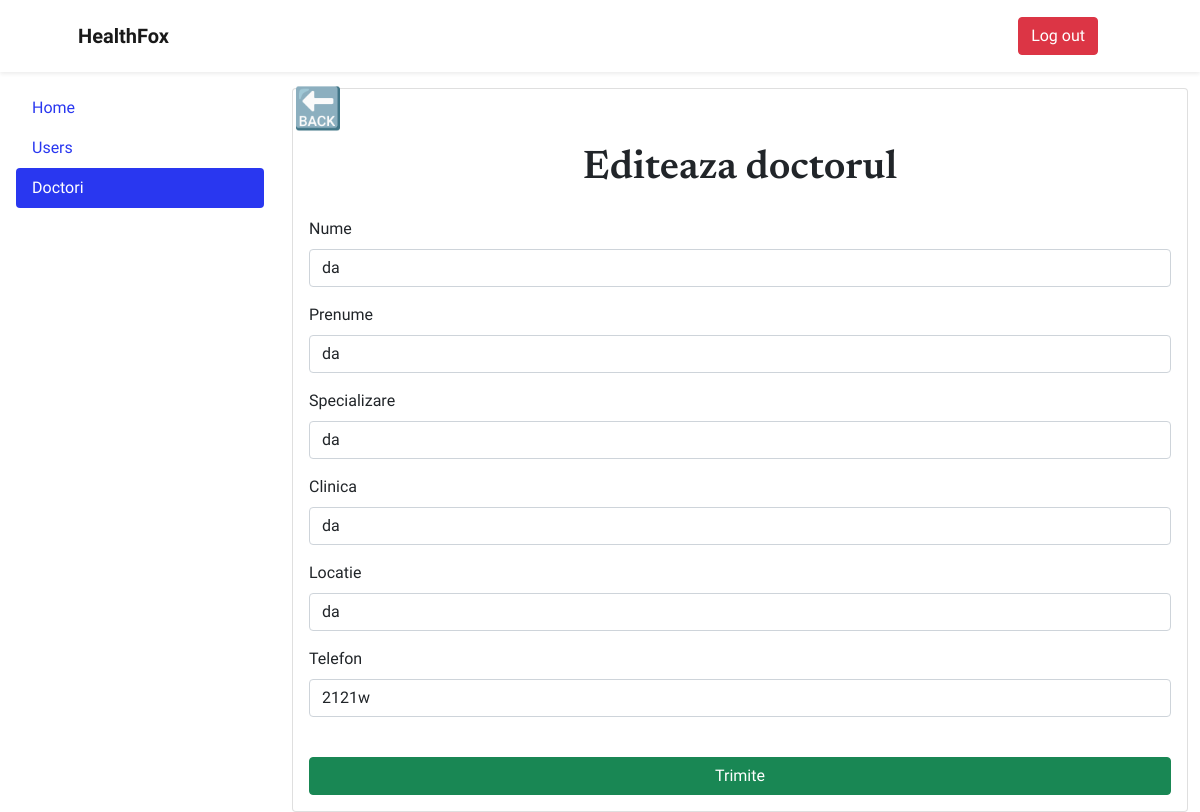
Page /update_doctor.php?id=3 on the committed database.
### tables this page shows
CREATE TABLE `doctori` (
  `id` int(200) NOT NULL,
  `nume` varchar(200) NOT NULL,
  `prenume` varchar(200) NOT NULL,
  `specializare` varchar(200) NOT NULL,
  `clinica` varchar(200) NOT NULL,
  `locatie` varchar(200) NOT NULL,
  `telefon` varchar(20) NOT NULL
);

### update_doctor.php (the view, shortened to what this page needs)
<?php
require('mysql_connect.php');
$id = $_GET['id'];
$sql_select = "SELECT * FROM doctori WHERE id = ?";
$stmt_select = $conn->prepare($sql_select);
$stmt_select->bind_param("i", $id);
$stmt_select->execute();
$doctori = $stmt_select->get_result();
?>
<!DOCTYPE html>
<html lang="en">
<head>
    <link href="https://cdn.jsdelivr.net/npm/bootstrap-icons@1.5.0/font/bootstrap-icons.css" rel="stylesheet" />
    <link href="css/styles.css" rel="stylesheet" />
</head>
<body>
    <nav class="navbar navbar-expand-lg navbar-light shadow-sm" id="mainNav">
        <div class="container px-5">
            <a class="navbar-brand fw-bold" href="admin_dashboard.php">HealthFox</a>
            <div>
                <ul class="navbar-nav ms-auto me-4 my-3 my-lg-0">
                    <li class="nav-item"><a class="btn btn-danger btn-primary" role="button" href="logout.php">Log out</a></li>
                </ul>
            </div>
        </div>
    </nav>
    <main class="d-flex">
  <div class="d-flex flex-column flex-shrink-0 p-3 bg-body-tertiary" style="width: 280px;">
    <ul class="nav nav-pills flex-column mb-auto">
      <li class="nav-item">
        <a href="admin_dashboard.php" class="nav-link link-body-emphasis">Home</a>
      </li>
      <li>
        <a href="dashboard_users.php" class="nav-link link-body-emphasis">Users</a>
      </li>
      <li>
        <a href="dashboard_doctor.php" class="nav-link active" aria-current="page">Doctori</a>
      </li>
    </ul>
  </div>
    <div class='container'>
        <div class='row pt-3'>
            <div class='col'>
                <div class='card'>
                    <span>
                        <h1> <a href="dashboard_doctor.php" style="text-decoration: none;">🔙</a></h1>
                        <h1 class='card-title text-center'>Editeaza doctorul</h5>
                    </span>
                    <div class='card-body'>
                        <form action='<?php echo htmlspecialchars($_SERVER['PHP_SELF']."?id=$id"); ?>' method='post'>
                            <?php
                            if ($doctori->num_rows > 0) {
                                while ($row = $doctori->fetch_assoc()) {
                                    $nume = $row["nume"];
                                    $prenume = $row["prenume"];
                                    $specializare = $row["specializare"];
                                    $clinica = $row["clinica"];
                                    $locatie = $row["locatie"];
                                    $telefon = $row["telefon"];
                                    echo "
                                        <div class='mb-3'>
                                        <label for='nume' class='form-label'>Nume</label>
                                        <input type='text' class='form-control' id='nume' name='nume' placeholder='Nume' value='$nume' required />
                                        </div>
                                        <div class='mb-3'>
                                        <label for='prenume' class='form-label'>Prenume</label>
                                        <input type='text' class='form-control' id='prenume' name='prenume' placeholder='Prenume' value='$prenume' required />
                                        </div>
                                        <div class='mb-3'>
                                        <label for='specializare' class='form-label'>Specializare</label>
                                        <input type='text' class='form-control' id='specializare' name='specializare' placeholder='Specializare' value='$specializare' required />
                                        </div>
                                        <div class='mb-3'>
                                        <label for='clinica' class='form-label'>Clinica</label>
                                        <input type='text' class='form-control' id='clinica' name='clinica' placeholder='Clinica' value='$clinica' required />
                                        </div>
                                        <div class='mb-3'>
                                        <label for='locatie' class='form-label'>Locatie</label>
                                        <input type='text' class='form-control' id='locatie' name='locatie' placeholder='Locatie' value='$locatie' required />
                                        </div>
                                        <div class='mb-3'>
                                        <label for='telefon' class='form-label'>Telefon</label>
                                        <input type='text' class='form-control' id='telefon' name='telefon' placeholder='Telefon' value='$telefon' required />
                                        </div>
                                        ";
                                }
                            }
                            ?>
                            <div class='d-grid gap-2 pt-4'>
                                <button class='btn btn-success' type='submit'>Trimite</button>
                            </div>
                        </form>
                    </div>
                </div>
            </div>
        </div>
    </div>
    </main>
</body>
</html>

### rows in the picture
doctori: nume "da", prenume "da", specializare "da", clinica "da", locatie "da", telefon "2121w"
